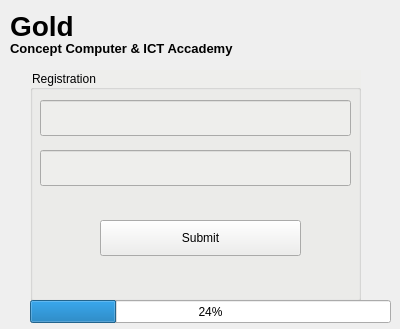
<?xml version="1.0" encoding="UTF-8"?>
<ui version="4.0">
 <class>Form</class>
 <widget class="QWidget" name="Form">
  <property name="geometry">
   <rect>
    <x>0</x>
    <y>0</y>
    <width>400</width>
    <height>329</height>
   </rect>
  </property>
  <property name="windowTitle">
   <string>Form</string>
  </property>
  <property name="styleSheet">
   <string notr="true"/>
  </property>
  <widget class="QLabel" name="label">
   <property name="geometry">
    <rect>
     <x>10</x>
     <y>10</y>
     <width>71</width>
     <height>31</height>
    </rect>
   </property>
   <property name="font">
    <font>
     <pointsize>21</pointsize>
     <weight>75</weight>
     <bold>true</bold>
    </font>
   </property>
   <property name="text">
    <string>Gold</string>
   </property>
  </widget>
  <widget class="QLabel" name="label_2">
   <property name="geometry">
    <rect>
     <x>10</x>
     <y>40</y>
     <width>231</width>
     <height>17</height>
    </rect>
   </property>
   <property name="font">
    <font>
     <pointsize>10</pointsize>
     <weight>75</weight>
     <bold>true</bold>
    </font>
   </property>
   <property name="text">
    <string>Concept Computer &amp; ICT Accademy</string>
   </property>
  </widget>
  <widget class="QGroupBox" name="groupBox">
   <property name="geometry">
    <rect>
     <x>30</x>
     <y>70</y>
     <width>331</width>
     <height>231</height>
    </rect>
   </property>
   <property name="styleSheet">
    <string notr="true">background-color: rgb(238, 238, 236);</string>
   </property>
   <property name="title">
    <string>Registration</string>
   </property>
   <widget class="QLineEdit" name="lineEdit_2">
    <property name="geometry">
     <rect>
      <x>10</x>
      <y>80</y>
      <width>311</width>
      <height>36</height>
     </rect>
    </property>
   </widget>
   <widget class="QLineEdit" name="lineEdit">
    <property name="geometry">
     <rect>
      <x>10</x>
      <y>30</y>
      <width>311</width>
      <height>36</height>
     </rect>
    </property>
   </widget>
   <widget class="QPushButton" name="pushButton">
    <property name="geometry">
     <rect>
      <x>70</x>
      <y>150</y>
      <width>201</width>
      <height>36</height>
     </rect>
    </property>
    <property name="text">
     <string>Submit</string>
    </property>
   </widget>
  </widget>
  <widget class="QProgressBar" name="progressBar">
   <property name="geometry">
    <rect>
     <x>30</x>
     <y>300</y>
     <width>361</width>
     <height>23</height>
    </rect>
   </property>
   <property name="value">
    <number>24</number>
   </property>
  </widget>
 </widget>
 <resources/>
 <connections/>
</ui>
